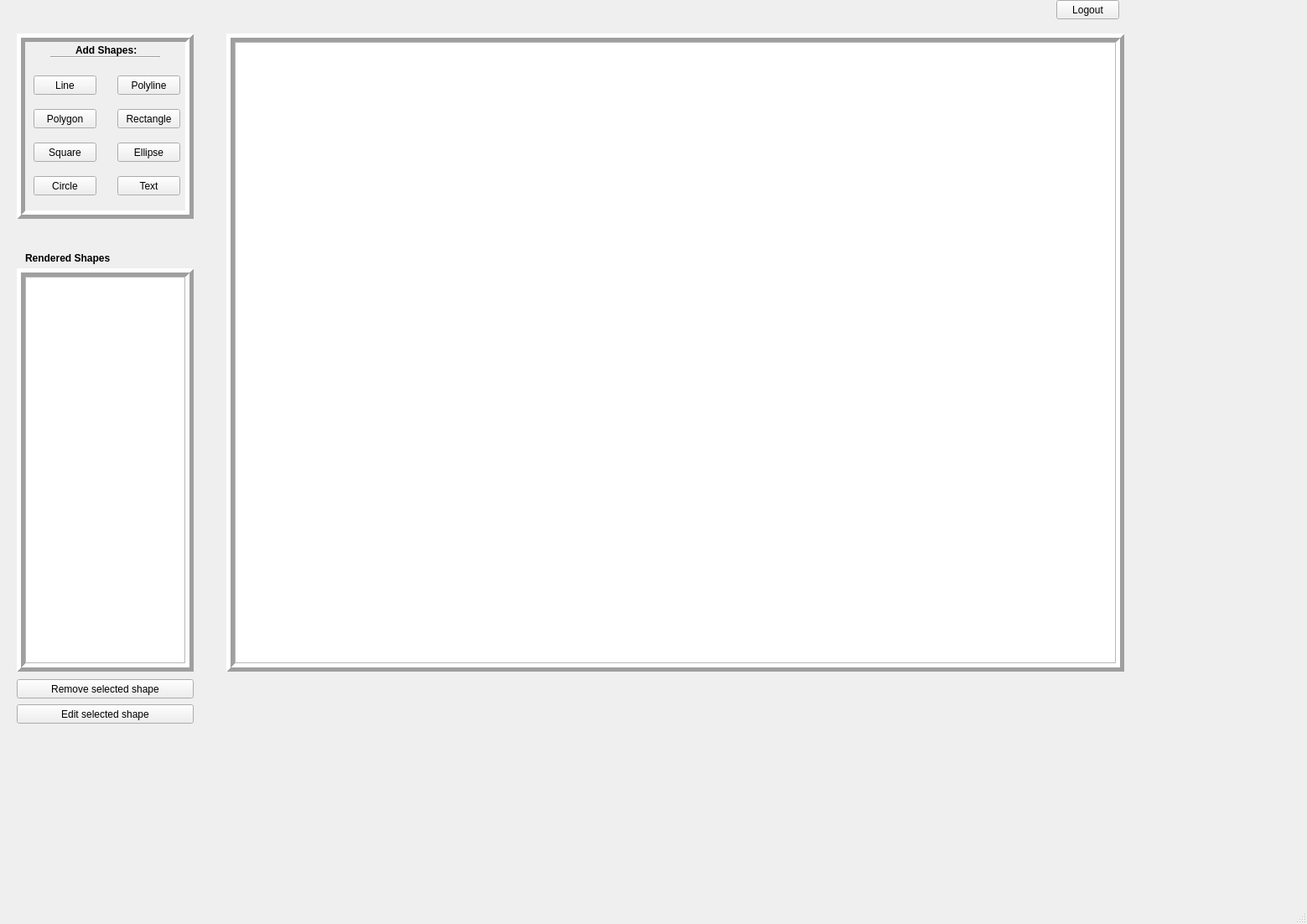
<?xml version="1.0" encoding="UTF-8"?>
<ui version="4.0">
 <class>viewer</class>
 <widget class="QMainWindow" name="viewer">
  <property name="geometry">
   <rect>
    <x>0</x>
    <y>0</y>
    <width>1559</width>
    <height>1102</height>
   </rect>
  </property>
  <property name="windowTitle">
   <string>2D-Editor</string>
  </property>
  <widget class="QWidget" name="widge">
   <widget class="RenderArea" name="canvas">
    <property name="geometry">
     <rect>
      <x>280</x>
      <y>50</y>
      <width>1051</width>
      <height>741</height>
     </rect>
    </property>
   </widget>
   <widget class="QFrame" name="frame">
    <property name="geometry">
     <rect>
      <x>270</x>
      <y>40</y>
      <width>1071</width>
      <height>761</height>
     </rect>
    </property>
    <property name="frameShape">
     <enum>QFrame::Box</enum>
    </property>
    <property name="frameShadow">
     <enum>QFrame::Raised</enum>
    </property>
    <property name="lineWidth">
     <number>5</number>
    </property>
   </widget>
   <widget class="QPushButton" name="polylineButton">
    <property name="geometry">
     <rect>
      <x>140</x>
      <y>90</y>
      <width>75</width>
      <height>23</height>
     </rect>
    </property>
    <property name="text">
     <string>Polyline</string>
    </property>
   </widget>
   <widget class="QPushButton" name="polygonButton">
    <property name="geometry">
     <rect>
      <x>40</x>
      <y>130</y>
      <width>75</width>
      <height>23</height>
     </rect>
    </property>
    <property name="text">
     <string>Polygon</string>
    </property>
   </widget>
   <widget class="QPushButton" name="rectangleButton">
    <property name="geometry">
     <rect>
      <x>140</x>
      <y>130</y>
      <width>75</width>
      <height>23</height>
     </rect>
    </property>
    <property name="text">
     <string>Rectangle</string>
    </property>
   </widget>
   <widget class="QPushButton" name="textButton">
    <property name="geometry">
     <rect>
      <x>140</x>
      <y>210</y>
      <width>75</width>
      <height>23</height>
     </rect>
    </property>
    <property name="text">
     <string>Text</string>
    </property>
   </widget>
   <widget class="QPushButton" name="ellipsebutton">
    <property name="geometry">
     <rect>
      <x>140</x>
      <y>170</y>
      <width>75</width>
      <height>23</height>
     </rect>
    </property>
    <property name="text">
     <string>Ellipse</string>
    </property>
   </widget>
   <widget class="QPushButton" name="squareButton">
    <property name="geometry">
     <rect>
      <x>40</x>
      <y>170</y>
      <width>75</width>
      <height>23</height>
     </rect>
    </property>
    <property name="text">
     <string>Square</string>
    </property>
   </widget>
   <widget class="QPushButton" name="circleButton">
    <property name="geometry">
     <rect>
      <x>40</x>
      <y>210</y>
      <width>75</width>
      <height>23</height>
     </rect>
    </property>
    <property name="text">
     <string>Circle</string>
    </property>
   </widget>
   <widget class="QPushButton" name="lineButton">
    <property name="geometry">
     <rect>
      <x>40</x>
      <y>90</y>
      <width>75</width>
      <height>23</height>
     </rect>
    </property>
    <property name="text">
     <string>Line</string>
    </property>
   </widget>
   <widget class="QLabel" name="label">
    <property name="geometry">
     <rect>
      <x>90</x>
      <y>50</y>
      <width>81</width>
      <height>20</height>
     </rect>
    </property>
    <property name="font">
     <font>
      <pointsize>9</pointsize>
      <weight>75</weight>
      <bold>true</bold>
     </font>
    </property>
    <property name="frameShape">
     <enum>QFrame::NoFrame</enum>
    </property>
    <property name="text">
     <string>Add Shapes:</string>
    </property>
   </widget>
   <widget class="Line" name="line">
    <property name="geometry">
     <rect>
      <x>60</x>
      <y>60</y>
      <width>131</width>
      <height>16</height>
     </rect>
    </property>
    <property name="orientation">
     <enum>Qt::Horizontal</enum>
    </property>
   </widget>
   <widget class="QPushButton" name="logout">
    <property name="geometry">
     <rect>
      <x>1260</x>
      <y>0</y>
      <width>75</width>
      <height>23</height>
     </rect>
    </property>
    <property name="text">
     <string>Logout</string>
    </property>
   </widget>
   <widget class="QLabel" name="label_2">
    <property name="geometry">
     <rect>
      <x>30</x>
      <y>300</y>
      <width>111</width>
      <height>16</height>
     </rect>
    </property>
    <property name="font">
     <font>
      <pointsize>9</pointsize>
      <weight>75</weight>
      <bold>true</bold>
     </font>
    </property>
    <property name="text">
     <string>Rendered Shapes</string>
    </property>
   </widget>
   <widget class="QTableWidget" name="shapeTable">
    <property name="geometry">
     <rect>
      <x>30</x>
      <y>330</y>
      <width>191</width>
      <height>461</height>
     </rect>
    </property>
    <property name="horizontalScrollBarPolicy">
     <enum>Qt::ScrollBarAlwaysOff</enum>
    </property>
    <property name="autoScroll">
     <bool>true</bool>
    </property>
    <property name="editTriggers">
     <set>QAbstractItemView::SelectedClicked</set>
    </property>
    <property name="showGrid">
     <bool>false</bool>
    </property>
    <attribute name="verticalHeaderVisible">
     <bool>false</bool>
    </attribute>
   </widget>
   <widget class="QFrame" name="addFrame">
    <property name="geometry">
     <rect>
      <x>20</x>
      <y>40</y>
      <width>211</width>
      <height>221</height>
     </rect>
    </property>
    <property name="frameShape">
     <enum>QFrame::Box</enum>
    </property>
    <property name="frameShadow">
     <enum>QFrame::Raised</enum>
    </property>
    <property name="lineWidth">
     <number>5</number>
    </property>
   </widget>
   <widget class="QFrame" name="frame_3">
    <property name="geometry">
     <rect>
      <x>20</x>
      <y>320</y>
      <width>211</width>
      <height>481</height>
     </rect>
    </property>
    <property name="frameShape">
     <enum>QFrame::Box</enum>
    </property>
    <property name="frameShadow">
     <enum>QFrame::Raised</enum>
    </property>
    <property name="lineWidth">
     <number>5</number>
    </property>
   </widget>
   <widget class="QLabel" name="adminLabel">
    <property name="geometry">
     <rect>
      <x>30</x>
      <y>0</y>
      <width>191</width>
      <height>31</height>
     </rect>
    </property>
    <property name="font">
     <font>
      <pointsize>20</pointsize>
     </font>
    </property>
    <property name="text">
     <string/>
    </property>
   </widget>
   <widget class="QPushButton" name="removeButton">
    <property name="geometry">
     <rect>
      <x>20</x>
      <y>810</y>
      <width>211</width>
      <height>23</height>
     </rect>
    </property>
    <property name="text">
     <string>Remove selected shape</string>
    </property>
   </widget>
   <widget class="QLabel" name="removeLabel">
    <property name="geometry">
     <rect>
      <x>20</x>
      <y>870</y>
      <width>211</width>
      <height>20</height>
     </rect>
    </property>
    <property name="font">
     <font>
      <pointsize>9</pointsize>
      <weight>75</weight>
      <bold>true</bold>
     </font>
    </property>
    <property name="text">
     <string/>
    </property>
   </widget>
   <widget class="QPushButton" name="editButton">
    <property name="geometry">
     <rect>
      <x>20</x>
      <y>840</y>
      <width>211</width>
      <height>23</height>
     </rect>
    </property>
    <property name="text">
     <string>Edit selected shape</string>
    </property>
   </widget>
   <zorder>frame_3</zorder>
   <zorder>addFrame</zorder>
   <zorder>canvas</zorder>
   <zorder>frame</zorder>
   <zorder>polylineButton</zorder>
   <zorder>polygonButton</zorder>
   <zorder>rectangleButton</zorder>
   <zorder>textButton</zorder>
   <zorder>ellipsebutton</zorder>
   <zorder>squareButton</zorder>
   <zorder>circleButton</zorder>
   <zorder>lineButton</zorder>
   <zorder>label</zorder>
   <zorder>line</zorder>
   <zorder>logout</zorder>
   <zorder>label_2</zorder>
   <zorder>shapeTable</zorder>
   <zorder>adminLabel</zorder>
   <zorder>removeButton</zorder>
   <zorder>removeLabel</zorder>
   <zorder>editButton</zorder>
  </widget>
  <widget class="QStatusBar" name="statusbar"/>
 </widget>
 <customwidgets>
  <customwidget>
   <class>RenderArea</class>
   <extends>QGraphicsView</extends>
   <header location="global">renderarea.h</header>
  </customwidget>
 </customwidgets>
 <resources/>
 <connections>
  <connection>
   <sender>lineButton</sender>
   <signal>clicked()</signal>
   <receiver>viewer</receiver>
   <slot>onAddLine()</slot>
   <hints>
    <hint type="sourcelabel">
     <x>87</x>
     <y>100</y>
    </hint>
    <hint type="destinationlabel">
     <x>76</x>
     <y>1035</y>
    </hint>
   </hints>
  </connection>
  <connection>
   <sender>polylineButton</sender>
   <signal>clicked()</signal>
   <receiver>viewer</receiver>
   <slot>onAddPolyline()</slot>
   <hints>
    <hint type="sourcelabel">
     <x>188</x>
     <y>101</y>
    </hint>
    <hint type="destinationlabel">
     <x>178</x>
     <y>891</y>
    </hint>
   </hints>
  </connection>
  <connection>
   <sender>polygonButton</sender>
   <signal>clicked()</signal>
   <receiver>viewer</receiver>
   <slot>onAddPolygone()</slot>
   <hints>
    <hint type="sourcelabel">
     <x>97</x>
     <y>140</y>
    </hint>
    <hint type="destinationlabel">
     <x>83</x>
     <y>924</y>
    </hint>
   </hints>
  </connection>
  <connection>
   <sender>rectangleButton</sender>
   <signal>clicked()</signal>
   <receiver>viewer</receiver>
   <slot>onAddRectangle()</slot>
   <hints>
    <hint type="sourcelabel">
     <x>168</x>
     <y>139</y>
    </hint>
    <hint type="destinationlabel">
     <x>158</x>
     <y>866</y>
    </hint>
   </hints>
  </connection>
  <connection>
   <sender>squareButton</sender>
   <signal>clicked()</signal>
   <receiver>viewer</receiver>
   <slot>onAddSquare()</slot>
   <hints>
    <hint type="sourcelabel">
     <x>72</x>
     <y>183</y>
    </hint>
    <hint type="destinationlabel">
     <x>76</x>
     <y>874</y>
    </hint>
   </hints>
  </connection>
  <connection>
   <sender>ellipsebutton</sender>
   <signal>clicked()</signal>
   <receiver>viewer</receiver>
   <slot>onAddEllipse()</slot>
   <hints>
    <hint type="sourcelabel">
     <x>201</x>
     <y>178</y>
    </hint>
    <hint type="destinationlabel">
     <x>203</x>
     <y>867</y>
    </hint>
   </hints>
  </connection>
  <connection>
   <sender>circleButton</sender>
   <signal>clicked()</signal>
   <receiver>viewer</receiver>
   <slot>onAddCircle()</slot>
   <hints>
    <hint type="sourcelabel">
     <x>59</x>
     <y>225</y>
    </hint>
    <hint type="destinationlabel">
     <x>76</x>
     <y>912</y>
    </hint>
   </hints>
  </connection>
  <connection>
   <sender>textButton</sender>
   <signal>clicked()</signal>
   <receiver>viewer</receiver>
   <slot>onAddText()</slot>
   <hints>
    <hint type="sourcelabel">
     <x>175</x>
     <y>223</y>
    </hint>
    <hint type="destinationlabel">
     <x>178</x>
     <y>870</y>
    </hint>
   </hints>
  </connection>
  <connection>
   <sender>logout</sender>
   <signal>clicked()</signal>
   <receiver>viewer</receiver>
   <slot>onLogout()</slot>
   <hints>
    <hint type="sourcelabel">
     <x>1301</x>
     <y>11</y>
    </hint>
    <hint type="destinationlabel">
     <x>1348</x>
     <y>693</y>
    </hint>
   </hints>
  </connection>
  <connection>
   <sender>removeButton</sender>
   <signal>clicked()</signal>
   <receiver>viewer</receiver>
   <slot>onRemoveClick()</slot>
   <hints>
    <hint type="sourcelabel">
     <x>565</x>
     <y>889</y>
    </hint>
    <hint type="destinationlabel">
     <x>574</x>
     <y>1233</y>
    </hint>
   </hints>
  </connection>
 </connections>
 <slots>
  <slot>onAddLine()</slot>
  <slot>onAddPolyline()</slot>
  <slot>onAddPolygone()</slot>
  <slot>onAddRectangle()</slot>
  <slot>onAddSquare()</slot>
  <slot>onAddEllipse()</slot>
  <slot>onAddCircle()</slot>
  <slot>onAddText()</slot>
  <slot>onLogout()</slot>
  <slot>onRemoveClick()</slot>
 </slots>
</ui>
